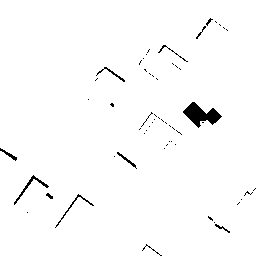
#> input picture osm-only.png, 256 x 256 px
$ python clean.py
#> lines starting #> are read from the running program, lines starting #| are printed output that depends on the picture; after the words box and inside, x2 and y2 are one past the last pixel; in counts of white or black regions, pixels touching at a corner belong together
#!/usr/bin/env python3
from skimage import io, measure
import numpy as np


def filter_small_shapes(input_path, output_path, min_size=10):
    # Charger l'image en niveaux de gris
#> called with input_path = 'osm-only.png', output_path = 'osm-only-filtered-200.png', min_size = 200
    img = io.imread(input_path, as_gray=True)
#> img: shape (256, 256) float64; values 0 (black) and 1 (white), 98.2% white; 58 black regions (46 under 20 px), largest, box (x1, y1, x2, y2) and area: (183, 102, 222, 128) 482, (14, 175, 49, 205) 124, (55, 194, 94, 228) 88

    # Binariser l'image (seuil à 0.5 par défaut)
    binary = img < 0.5  # formes noires = True, fond blanc = False
#> binary: shape (256, 256) bool; 1.8% white; 58 white regions (46 under 20 px)

    # Étiqueter les objets connexes
    labeled_img = measure.label(binary)
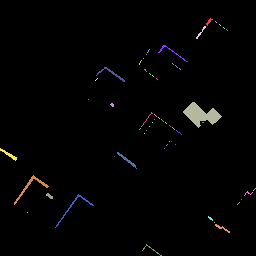
#> labeled_img: shape (256, 256) int32; 59 distinct labels, from 0 to 58; one colour per label, 0 black

    # Calculer les régions
    regions = measure.regionprops(labeled_img)
#> regions = 58 regions; largest, box (x1, y1, x2, y2) and area: (183, 102, 222, 128) 482, (14, 175, 49, 205) 124, (55, 194, 94, 228) 88, (96, 67, 125, 82) 64, (117, 152, 137, 169) 57

    # Créer une nouvelle image binaire vide
    filtered = np.zeros_like(binary, dtype=bool)

    # Conserver uniquement les régions plus grandes que min_size
    for region in regions:
        if region.area_filled >= min_size:
            filtered[labeled_img == region.label] = True
#> this loop made 58 passes
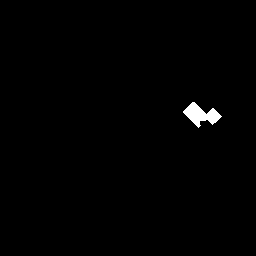
#> filtered: shape (256, 256) bool; 0.74% white; 1 white region, box (x1, y1, x2, y2) and area: (183, 102, 222, 128) 482

    # Sauvegarder l'image filtrée (noir/blanc)
    # Ici on inverse car True = noir, False = blanc
    io.imsave(output_path, (~filtered).astype(np.uint8) * 255)


if __name__ == "__main__":
    min_size = 200
    print(f"Filtrage des formes de taille minimale {min_size} pixels...")
    filter_small_shapes("osm-only.png", f"osm-only-filtered-{min_size}.png", min_size=min_size)
    filter_small_shapes("cadastre-only.png", f"cadastre-only-filtered-{min_size}.png", min_size=min_size)
#> call 2 of filter_small_shapes, with input_path = 'cadastre-only.png', output_path = 'cadastre-only-filtered-200.png', min_size = 200
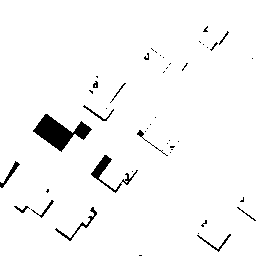
#> input picture cadastre-only.png, 256 x 256 px
#> in filter_small_shapes (call 2), `img = io.imread(input_path, as_gray=True)`: img: shape (256, 256) float64; values 0 (black) and 1 (white), 96.7% white; 47 black regions (34 under 20 px), largest, box (x1, y1, x2, y2) and area: (33, 114, 92, 152) 966, (91, 155, 138, 193) 335, (55, 207, 97, 241) 155
#> in filter_small_shapes (call 2), `binary = img < 0.5`: binary: shape (256, 256) bool; 3.3% white; 47 white regions (34 under 20 px)
#> in filter_small_shapes (call 2), `labeled_img = measure.label(binary)`:
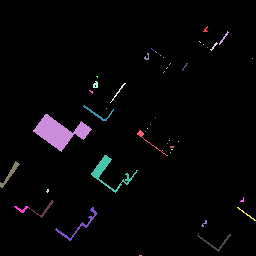
#> labeled_img: shape (256, 256) int32; 48 distinct labels, from 0 to 47; one colour per label, 0 black
#> in filter_small_shapes (call 2), `regions = measure.regionprops(labeled_img)`: regions = 47 regions; largest, box (x1, y1, x2, y2) and area: (33, 114, 92, 152) 966, (91, 155, 138, 193) 335, (55, 207, 97, 241) 155, (0, 161, 20, 188) 114, (197, 234, 231, 252) 86
#> the loop in filter_small_shapes (call 2), `for region in regions:` made 47 passes
#> after the loop in filter_small_shapes (call 2), `for region in regions:`:
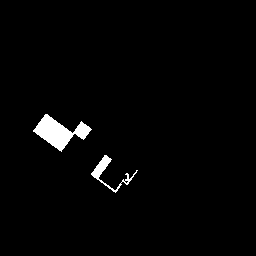
#> filtered: shape (256, 256) bool; 2% white; 2 white regions, box (x1, y1, x2, y2) and area: (33, 114, 92, 152) 966, (91, 155, 138, 193) 335
    print(f"Images filtrées sauvegardées : osm-only-filtered-{min_size}.png et cadastre-only-filtered-{min_size}.png")
